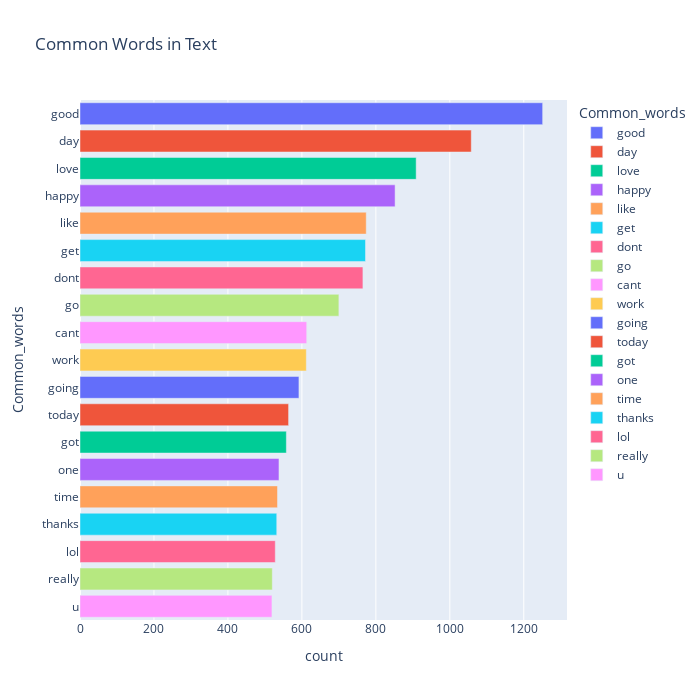

Notebook source saved alongside this figure:
### Code cell
fig =  px.bar(temp, x='count', y='Common_words', title="Common Words in Text", orientation='h',
              width = 700, height=700, color='Common_words')
fig.show()

### Figure 1 — Plotly figure (JSON) as saved in the notebook; plotly's stock layout.template omitted (floating-point values rounded to 4 significant figures)
{"data": [{"alignmentgroup": "True", "hovertemplate": "Common_words=%{y}<br>count=%{x}<extra></extra>", "legendgroup": "good", "marker": {"color": "#636efa", "pattern": {"shape": ""}}, "name": "good", "offsetgroup": "good", "orientation": "h", "showlegend": true, "textposition": "auto", "type": "bar", "x": [1251], "xaxis": "x", "y": ["good"], "yaxis": "y"}, {"alignmentgroup": "True", "hovertemplate": "Common_words=%{y}<br>count=%{x}<extra></extra>", "legendgroup": "day", "marker": {"color": "#EF553B", "pattern": {"shape": ""}}, "name": "day", "offsetgroup": "day", "orientation": "h", "showlegend": true, "textposition": "auto", "type": "bar", "x": [1058], "xaxis": "x", "y": ["day"], "yaxis": "y"}, {"alignmentgroup": "True", "hovertemplate": "Common_words=%{y}<br>count=%{x}<extra></extra>", "legendgroup": "love", "marker": {"color": "#00cc96", "pattern": {"shape": ""}}, "name": "love", "offsetgroup": "love", "orientation": "h", "showlegend": true, "textposition": "auto", "type": "bar", "x": [909], "xaxis": "x", "y": ["love"], "yaxis": "y"}, {"alignmentgroup": "True", "hovertemplate": "Common_words=%{y}<br>count=%{x}<extra></extra>", "legendgroup": "happy", "marker": {"color": "#ab63fa", "pattern": {"shape": ""}}, "name": "happy", "offsetgroup": "happy", "orientation": "h", "showlegend": true, "textposition": "auto", "type": "bar", "x": [852], "xaxis": "x", "y": ["happy"], "yaxis": "y"}, {"alignmentgroup": "True", "hovertemplate": "Common_words=%{y}<br>count=%{x}<extra></extra>", "legendgroup": "like", "marker": {"color": "#FFA15A", "pattern": {"shape": ""}}, "name": "like", "offsetgroup": "like", "orientation": "h", "showlegend": true, "textposition": "auto", "type": "bar", "x": [774], "xaxis": "x", "y": ["like"], "yaxis": "y"}, {"alignmentgroup": "True", "hovertemplate": "Common_words=%{y}<br>count=%{x}<extra></extra>", "legendgroup": "get", "marker": {"color": "#19d3f3", "pattern": {"shape": ""}}, "name": "get", "offsetgroup": "get", "orientation": "h", "showlegend": true, "textposition": "auto", "type": "bar", "x": [772], "xaxis": "x", "y": ["get"], "yaxis": "y"}, {"alignmentgroup": "True", "hovertemplate": "Common_words=%{y}<br>count=%{x}<extra></extra>", "legendgroup": "dont", "marker": {"color": "#FF6692", "pattern": {"shape": ""}}, "name": "dont", "offsetgroup": "dont", "orientation": "h", "showlegend": true, "textposition": "auto", "type": "bar", "x": [765], "xaxis": "x", "y": ["dont"], "yaxis": "y"}, {"alignmentgroup": "True", "hovertemplate": "Common_words=%{y}<br>count=%{x}<extra></extra>", "legendgroup": "go", "marker": {"color": "#B6E880", "pattern": {"shape": ""}}, "name": "go", "offsetgroup": "go", "orientation": "h", "showlegend": true, "textposition": "auto", "type": "bar", "x": [700], "xaxis": "x", "y": ["go"], "yaxis": "y"}, {"alignmentgroup": "True", "hovertemplate": "Common_words=%{y}<br>count=%{x}<extra></extra>", "legendgroup": "cant", "marker": {"color": "#FF97FF", "pattern": {"shape": ""}}, "name": "cant", "offsetgroup": "cant", "orientation": "h", "showlegend": true, "textposition": "auto", "type": "bar", "x": [613], "xaxis": "x", "y": ["cant"], "yaxis": "y"}, {"alignmentgroup": "True", "hovertemplate": "Common_words=%{y}<br>count=%{x}<extra></extra>", "legendgroup": "work", "marker": {"color": "#FECB52", "pattern": {"shape": ""}}, "name": "work", "offsetgroup": "work", "orientation": "h", "showlegend": true, "textposition": "auto", "type": "bar", "x": [612], "xaxis": "x", "y": ["work"], "yaxis": "y"}, {"alignmentgroup": "True", "hovertemplate": "Common_words=%{y}<br>count=%{x}<extra></extra>", "legendgroup": "going", "marker": {"color": "#636efa", "pattern": {"shape": ""}}, "name": "going", "offsetgroup": "going", "orientation": "h", "showlegend": true, "textposition": "auto", "type": "bar", "x": [592], "xaxis": "x", "y": ["going"], "yaxis": "y"}, {"alignmentgroup": "True", "hovertemplate": "Common_words=%{y}<br>count=%{x}<extra></extra>", "legendgroup": "today", "marker": {"color": "#EF553B", "pattern": {"shape": ""}}, "name": "today", "offsetgroup": "today", "orientation": "h", "showlegend": true, "textposition": "auto", "type": "bar", "x": [564], "xaxis": "x", "y": ["today"], "yaxis": "y"}, {"alignmentgroup": "True", "hovertemplate": "Common_words=%{y}<br>count=%{x}<extra></extra>", "legendgroup": "got", "marker": {"color": "#00cc96", "pattern": {"shape": ""}}, "name": "got", "offsetgroup": "got", "orientation": "h", "showlegend": true, "textposition": "auto", "type": "bar", "x": [558], "xaxis": "x", "y": ["got"], "yaxis": "y"}, {"alignmentgroup": "True", "hovertemplate": "Common_words=%{y}<br>count=%{x}<extra></extra>", "legendgroup": "one", "marker": {"color": "#ab63fa", "pattern": {"shape": ""}}, "name": "one", "offsetgroup": "one", "orientation": "h", "showlegend": true, "textposition": "auto", "type": "bar", "x": [538], "xaxis": "x", "y": ["one"], "yaxis": "y"}, {"alignmentgroup": "True", "hovertemplate": "Common_words=%{y}<br>count=%{x}<extra></extra>", "legendgroup": "time", "marker": {"color": "#FFA15A", "pattern": {"shape": ""}}, "name": "time", "offsetgroup": "time", "orientation": "h", "showlegend": true, "textposition": "auto", "type": "bar", "x": [534], "xaxis": "x", "y": ["time"], "yaxis": "y"}, {"alignmentgroup": "True", "hovertemplate": "Common_words=%{y}<br>count=%{x}<extra></extra>", "legendgroup": "thanks", "marker": {"color": "#19d3f3", "pattern": {"shape": ""}}, "name": "thanks", "offsetgroup": "thanks", "orientation": "h", "showlegend": true, "textposition": "auto", "type": "bar", "x": [532], "xaxis": "x", "y": ["thanks"], "yaxis": "y"}, {"alignmentgroup": "True", "hovertemplate": "Common_words=%{y}<br>count=%{x}<extra></extra>", "legendgroup": "lol", "marker": {"color": "#FF6692", "pattern": {"shape": ""}}, "name": "lol", "offsetgroup": "lol", "orientation": "h", "showlegend": true, "textposition": "auto", "type": "bar", "x": [528], "xaxis": "x", "y": ["lol"], "yaxis": "y"}, {"alignmentgroup": "True", "hovertemplate": "Common_words=%{y}<br>count=%{x}<extra></extra>", "legendgroup": "really", "marker": {"color": "#B6E880", "pattern": {"shape": ""}}, "name": "really", "offsetgroup": "really", "orientation": "h", "showlegend": true, "textposition": "auto", "type": "bar", "x": [520], "xaxis": "x", "y": ["really"], "yaxis": "y"}, {"alignmentgroup": "True", "hovertemplate": "Common_words=%{y}<br>count=%{x}<extra></extra>", "legendgroup": "u", "marker": {"color": "#FF97FF", "pattern": {"shape": ""}}, "name": "u", "offsetgroup": "u", "orientation": "h", "showlegend": true, "textposition": "auto", "type": "bar", "x": [519], "xaxis": "x", "y": ["u"], "yaxis": "y"}], "layout": {"barmode": "relative", "height": 700, "legend": {"title": {"text": "Common_words"}, "tracegroupgap": 0}, "title": {"text": "Common Words in Text"}, "width": 700, "xaxis": {"anchor": "y", "domain": [0, 1], "title": {"text": "count"}}, "yaxis": {"anchor": "x", "categoryarray": ["u", "really", "lol", "thanks", "time", "one", "got", "today", "going", "work", "cant", "go", "dont", "get", "like", "happy", "love", "day", "good"], "categoryorder": "array", "domain": [0, 1], "title": {"text": "Common_words"}}}}
